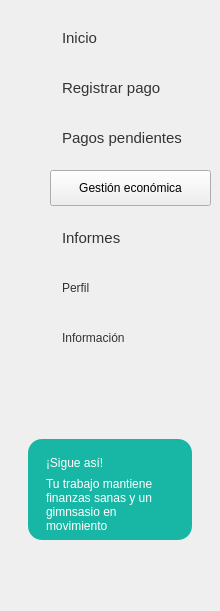
   <widget class="QFrame" name="frameMenu">
    <property name="geometry">
     <rect>
      <x>0</x>
      <y>89</y>
      <width>220</width>
      <height>611</height>
     </rect>
    </property>
    <property name="frameShape">
     <enum>QFrame::NoFrame</enum>
    </property>
    <widget class="QPushButton" name="btnInicio">
     <property name="geometry">
      <rect>
       <x>50</x>
       <y>170</y>
       <width>161</width>
       <height>36</height>
      </rect>
     </property>
     <property name="text">
      <string>Gestión económica</string>
     </property>
    </widget>
    <widget class="QPushButton" name="btnInscritos">
     <property name="geometry">
      <rect>
       <x>50</x>
       <y>70</y>
       <width>150</width>
       <height>36</height>
      </rect>
     </property>
     <property name="font">
      <font>
       <family>Segoe UI</family>
       <pointsize>11</pointsize>
      </font>
     </property>
     <property name="styleSheet">
      <string notr="true">QPushButton {
    background-color: transparent;
    border: none;
    border-radius: 8px;
    padding: 8px 12px;
    text-align: left;
    color: #333333;
}

QPushButton:hover {
    background-color: #E8F8F5;
}

QPushButton:checked {
    background-color: #DDF7F3;
    color: #333333;
    font-weight: bold;
}</string>
     </property>
     <property name="text">
      <string>Registrar pago</string>
     </property>
     <property name="flat">
      <bool>true</bool>
     </property>
    </widget>
    <widget class="QPushButton" name="btnOcupacion">
     <property name="geometry">
      <rect>
       <x>50</x>
       <y>220</y>
       <width>161</width>
       <height>36</height>
      </rect>
     </property>
     <property name="font">
      <font>
       <family>Segoe UI</family>
       <pointsize>11</pointsize>
      </font>
     </property>
     <property name="styleSheet">
      <string notr="true">QPushButton {
    background-color: transparent;
    border: none;
    border-radius: 8px;
    padding: 8px 12px;
    text-align: left;
    color: #333333;
}

QPushButton:hover {
    background-color: #E8F8F5;
}

QPushButton:checked {
    background-color: #DDF7F3;
    color: #333333;
    font-weight: bold;
}</string>
     </property>
     <property name="text">
      <string>Informes</string>
     </property>
     <property name="flat">
      <bool>true</bool>
     </property>
    </widget>
    <widget class="QPushButton" name="btnPerfil">
     <property name="geometry">
      <rect>
       <x>50</x>
       <y>270</y>
       <width>150</width>
       <height>36</height>
      </rect>
     </property>
     <property name="styleSheet">
      <string notr="true">QPushButton {
    background-color: transparent;
    border: none;
    border-radius: 8px;
    padding: 8px 12px;
    text-align: left;
    color: #333333;
}

QPushButton:hover {
    background-color: #E8F8F5;
}

QPushButton:checked {
    background-color: #DDF7F3;
    color: #333333;
    font-weight: bold;
}
</string>
     </property>
     <property name="text">
      <string>Perfil</string>
     </property>
    </widget>
    <widget class="QPushButton" name="btnInformacion">
     <property name="geometry">
      <rect>
       <x>50</x>
       <y>320</y>
       <width>150</width>
       <height>36</height>
      </rect>
     </property>
     <property name="styleSheet">
      <string notr="true">QPushButton {
    background-color: transparent;
    border: none;
    border-radius: 8px;
    padding: 8px 12px;
    text-align: left;
    color: #333333;
}

QPushButton:hover {
    background-color: #E8F8F5;
}

QPushButton:checked {
    background-color: #DDF7F3;
    color: #333333;
    font-weight: bold;
}</string>
     </property>
     <property name="text">
      <string>Información</string>
     </property>
    </widget>
    <widget class="QFrame" name="cardSigue">
     <property name="geometry">
      <rect>
       <x>28</x>
       <y>439</y>
       <width>164</width>
       <height>101</height>
      </rect>
     </property>
     <property name="styleSheet">
      <string notr="true">QFrame#cardSigue { background-color: #18B7A5; border-radius: 14px; border: none; }</string>
     </property>
     <widget class="QLabel" name="lblSigue">
      <property name="geometry">
       <rect>
        <x>18</x>
        <y>12</y>
        <width>130</width>
        <height>24</height>
       </rect>
      </property>
      <property name="styleSheet">
       <string notr="true">color:white; font:bold 11pt &quot;Segoe UI&quot;;</string>
      </property>
      <property name="text">
       <string>¡Sigue así!</string>
      </property>
     </widget>
     <widget class="QLabel" name="lblSigueTexto">
      <property name="geometry">
       <rect>
        <x>18</x>
        <y>35</y>
        <width>130</width>
        <height>61</height>
       </rect>
      </property>
      <property name="styleSheet">
       <string notr="true">color:white; font:9pt &quot;Segoe UI&quot;;</string>
      </property>
      <property name="text">
       <string>Tu trabajo mantiene finanzas sanas y un gimnsasio en movimiento</string>
      </property>
      <property name="wordWrap">
       <bool>true</bool>
      </property>
     </widget>
    </widget>
    <widget class="QLabel" name="label">
     <property name="geometry">
      <rect>
       <x>20</x>
       <y>30</y>
       <width>20</width>
       <height>20</height>
      </rect>
     </property>
     <property name="text">
      <string/>
     </property>
     <property name="pixmap">
      <pixmap resource="../imagenes/recursos.qrc">:/newPrefix/casa_inicio.png</pixmap>
     </property>
     <property name="scaledContents">
      <bool>true</bool>
     </property>
    </widget>
    <widget class="QLabel" name="label_10">
     <property name="geometry">
      <rect>
       <x>20</x>
       <y>280</y>
       <width>23</width>
       <height>23</height>
      </rect>
     </property>
     <property name="text">
      <string/>
     </property>
     <property name="pixmap">
      <pixmap resource="../imagenes/recursos.qrc">:/newPrefix/usuario.png</pixmap>
     </property>
     <property name="scaledContents">
      <bool>true</bool>
     </property>
    </widget>
    <widget class="QLabel" name="label_11">
     <property name="geometry">
      <rect>
       <x>20</x>
       <y>330</y>
       <width>23</width>
       <height>23</height>
      </rect>
     </property>
     <property name="text">
      <string/>
     </property>
     <property name="pixmap">
      <pixmap resource="../imagenes/recursos.qrc">:/newPrefix/informacion.png</pixmap>
     </property>
     <property name="scaledContents">
      <bool>true</bool>
     </property>
    </widget>
    <widget class="QLabel" name="label_12">
     <property name="geometry">
      <rect>
       <x>20</x>
       <y>80</y>
       <width>20</width>
       <height>20</height>
      </rect>
     </property>
     <property name="text">
      <string/>
     </property>
     <property name="pixmap">
      <pixmap resource="../imagenes/recursos.qrc">:/newPrefix/caja-registradora.png</pixmap>
     </property>
     <property name="scaledContents">
      <bool>true</bool>
     </property>
    </widget>
    <widget class="QLabel" name="label_3">
     <property name="geometry">
      <rect>
       <x>20</x>
       <y>130</y>
       <width>20</width>
       <height>20</height>
      </rect>
     </property>
     <property name="styleSheet">
      <string notr="true">image: url(:/newPrefix/tarjeta-de-credito.png)</string>
     </property>
     <property name="text">
      <string/>
     </property>
    </widget>
    <widget class="QLabel" name="label_4">
     <property name="geometry">
      <rect>
       <x>20</x>
       <y>180</y>
       <width>20</width>
       <height>20</height>
      </rect>
     </property>
     <property name="styleSheet">
      <string notr="true">image: url(:/newPrefix/cartera.png)</string>
     </property>
     <property name="text">
      <string/>
     </property>
    </widget>
    <widget class="QLabel" name="label_8">
     <property name="geometry">
      <rect>
       <x>20</x>
       <y>230</y>
       <width>23</width>
       <height>23</height>
      </rect>
     </property>
     <property name="styleSheet">
      <string notr="true">image: url(:/newPrefix/grafico-de-barras.png)</string>
     </property>
     <property name="text">
      <string/>
     </property>
    </widget>
    <widget class="QPushButton" name="btnRegistroAsistencia">
     <property name="geometry">
      <rect>
       <x>50</x>
       <y>120</y>
       <width>150</width>
       <height>36</height>
      </rect>
     </property>
     <property name="font">
      <font>
       <family>Segoe UI</family>
       <pointsize>11</pointsize>
      </font>
     </property>
     <property name="styleSheet">
      <string notr="true">QPushButton {
    background-color: transparent;
    border: none;
    border-radius: 8px;
    padding: 8px 12px;
    text-align: left;
    color: #333333;
}

QPushButton:hover {
    background-color: #E8F8F5;
}

QPushButton:checked {
    background-color: #DDF7F3;
    color: #333333;
    font-weight: bold;
}

</string>
     </property>
     <property name="text">
      <string>Pagos pendientes</string>
     </property>
     <property name="flat">
      <bool>true</bool>
     </property>
    </widget>
    <widget class="QPushButton" name="btnClases_2">
     <property name="geometry">
      <rect>
       <x>50</x>
       <y>20</y>
       <width>150</width>
       <height>36</height>
      </rect>
     </property>
     <property name="font">
      <font>
       <family>Segoe UI</family>
       <pointsize>11</pointsize>
      </font>
     </property>
     <property name="mouseTracking">
      <bool>false</bool>
     </property>
     <property name="tabletTracking">
      <bool>false</bool>
     </property>
     <property name="styleSheet">
      <string notr="true">QPushButton {
    background-color: transparent;
    border: none;
    border-radius: 8px;
    padding: 8px 12px;
    text-align: left;
    color: #333333;
}

QPushButton:hover {
    background-color: #E8F8F5;
}

QPushButton:checked {
    background-color: #DDF7F3;
    color: #333333;
    font-weight: bold;
}</string>
     </property>
     <property name="text">
      <string>Inicio</string>
     </property>
     <property name="checkable">
      <bool>true</bool>
     </property>
     <property name="checked">
      <bool>false</bool>
     </property>
     <property name="flat">
      <bool>false</bool>
     </property>
    </widget>
   </widget>
